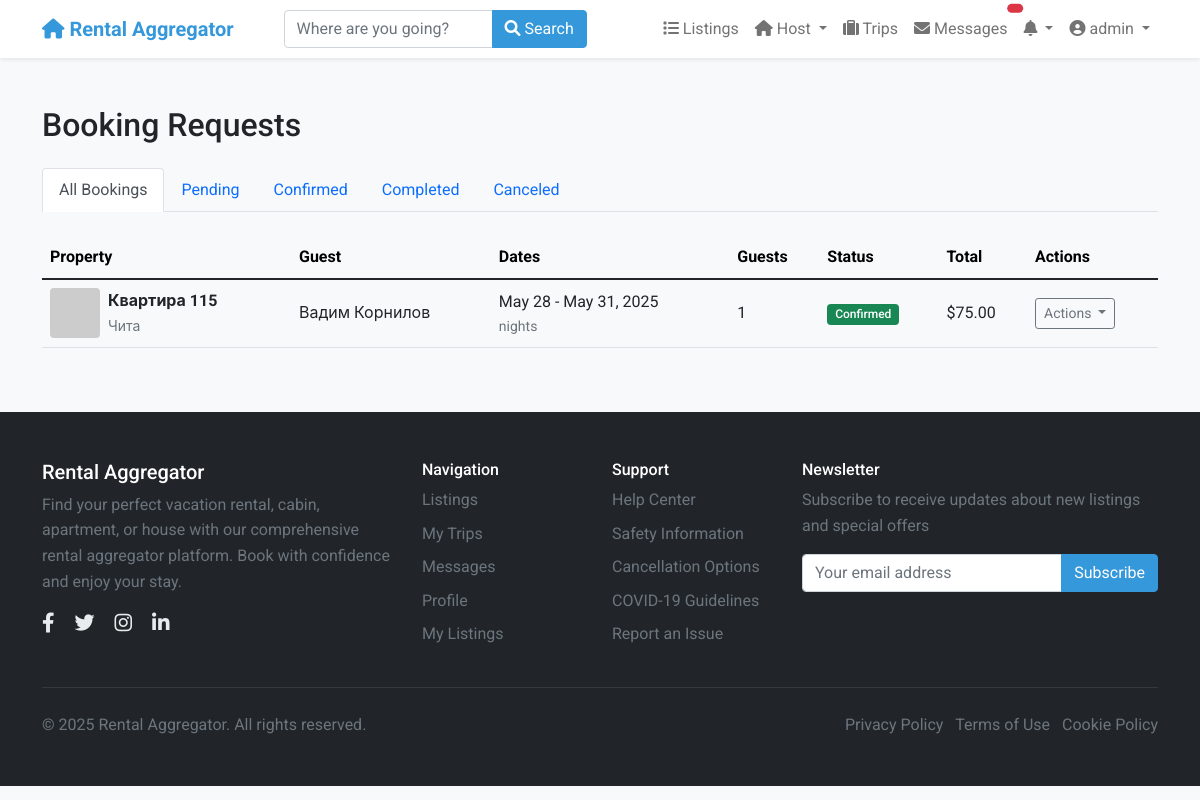
/listings/host-bookings/ (signed in), run on the app's committed database.
### users/models.py (models this page shows, shortened)
class User(AbstractUser):
    phone_number = models.CharField(_("Phone number"), max_length=20, blank=True)
    profile_picture = models.URLField(_("Profile picture URL"), blank=True)
    bio = models.TextField(_("Bio"), blank=True)
    is_phone_verified = models.BooleanField(_("Phone verified"), default=False)
    is_id_verified = models.BooleanField(_("ID verified"), default=False)
    is_host = models.BooleanField(_("Is host"), default=False)
    is_guest = models.BooleanField(_("Is guest"), default=True)
    ROLE_CHOICES = [
        ('user', _('Regular User')),
        ('host', _('Host')),
        ('moderator', _('Moderator')),
        ('admin', _('Administrator')),
    ]
    role = models.CharField(_("Role"), max_length=20, choices=ROLE_CHOICES, default='user')
    email_notifications = models.BooleanField(_("Email notifications"), default=True)
    sms_notifications = models.BooleanField(_("SMS notifications"), default=False)
    date_joined = models.DateTimeField(_("Date joined"), auto_now_add=True)
    last_updated = models.DateTimeField(_("Last updated"), auto_now=True)
    class Meta:
        verbose_name = _("User")
        verbose_name_plural = _("Users")

### listings/models.py (models this page shows, shortened)
class Booking(models.Model):
    STATUS_CHOICES = [
        ('pending', _('Pending')),
        ('confirmed', _('Confirmed')),
        ('canceled', _('Canceled')),
        ('completed', _('Completed')),
    ]
    start_date = models.DateField(_("Check-in date"))
    end_date = models.DateField(_("Check-out date"))
    guests = models.PositiveSmallIntegerField(_("Number of guests"))
    status = models.CharField(_("Status"), max_length=20, choices=STATUS_CHOICES, default='pending')
    base_price = models.DecimalField(_("Base price"), max_digits=10, decimal_places=2)
    cleaning_fee = models.DecimalField(_("Cleaning fee"), max_digits=10, decimal_places=2)
    service_fee = models.DecimalField(_("Service fee"), max_digits=10, decimal_places=2)
    total_price = models.DecimalField(_("Total price"), max_digits=10, decimal_places=2)
    special_requests = models.TextField(_("Special requests"), blank=True)
    listing = models.ForeignKey(
        Listing,
        on_delete=models.CASCADE,
        related_name='bookings'
    )
    guest = models.ForeignKey(
        settings.AUTH_USER_MODEL,
        on_delete=models.CASCADE,
        related_name='bookings'
    )
    booking_reference = models.UUIDField(_("Booking reference"), default=uuid.uuid4, editable=False, unique=True)
    created_at = models.DateTimeField(_("Created at"), auto_now_add=True)
    updated_at = models.DateTimeField(_("Updated at"), auto_now=True)
    class Meta:
        verbose_name = _("Booking")
        verbose_name_plural = _("Bookings")
        ordering = ['-created_at']

class Listing(models.Model):
    title = models.CharField(_("Title"), max_length=100)
    description = models.TextField(_("Description"))
    address = models.CharField(_("Address"), max_length=255)
    city = models.CharField(_("City"), max_length=100)
    state = models.CharField(_("State/Province"), max_length=100)
    country = models.CharField(_("Country"), max_length=100)
    zip_code = models.CharField(_("ZIP/Postal Code"), max_length=20)
    latitude = models.DecimalField(_("Latitude"), max_digits=10, decimal_places=7, null=True, blank=True)
    longitude = models.DecimalField(_("Longitude"), max_digits=10, decimal_places=7, null=True, blank=True)
    price_per_night = models.DecimalField(_("Price per night"), max_digits=10, decimal_places=2)
    cleaning_fee = models.DecimalField(_("Cleaning fee"), max_digits=10, decimal_places=2, default=0)
    service_fee = models.DecimalField(_("Service fee"), max_digits=10, decimal_places=2, default=0)
    bedrooms = models.PositiveSmallIntegerField(_("Bedrooms"))
    bathrooms = models.DecimalField(_("Bathrooms"), max_digits=3, decimal_places=1)
    accommodates = models.PositiveSmallIntegerField(_("Accommodates"))
    property_type = models.CharField(_("Property type"), max_length=50)
    image_urls = models.JSONField(_("Image URLs"), default=list, null=True, blank=True)
    amenities = models.JSONField(_("Amenities"), default=list)
    house_rules = models.TextField(_("House rules"), blank=True)
    check_in_time = models.TimeField(_("Check-in time"), null=True, blank=True)
    check_out_time = models.TimeField(_("Check-out time"), null=True, blank=True)
    minimum_nights = models.PositiveSmallIntegerField(_("Minimum nights"), default=1)
    maximum_nights = models.PositiveSmallIntegerField(_("Maximum nights"), default=30)
    is_active = models.BooleanField(_("Is active"), default=True)
    is_approved = models.BooleanField(_("Is approved"), default=False)
    host = models.ForeignKey(
        settings.AUTH_USER_MODEL,
        on_delete=models.CASCADE,
        related_name='listings'
    )
    created_at = models.DateTimeField(_("Created at"), auto_now_add=True)
    updated_at = models.DateTimeField(_("Updated at"), auto_now=True)
    class Meta:
        verbose_name = _("Listing")
        verbose_name_plural = _("Listings")
        ordering = ['-created_at', '-id']
        ordering = ['-created_at']
    @property
    def main_image_url(self):
        if self.image_urls and len(self.image_urls) > 0:
            return self.image_urls[0]
        return "https://via.placeholder.com/800x600.png?text=No+Image+Available"

### listings/views.py (the view)
# urls.py: path('host-bookings/', views.host_bookings, name='host_bookings'),
@login_required
def host_bookings(request):
    if not request.user.is_host:
        messages.error(request, "You are not registered as a host.")
        return redirect('listings:listing_list')
    bookings = Booking.objects.filter(
        listing__host=request.user
    ).select_related('listing', 'guest')
    status = request.GET.get('status')
    if status and status in [choice[0] for choice in Booking.STATUS_CHOICES]:
        bookings = bookings.filter(status=status)
    return render(request, 'listings/host_bookings.html', {
        'bookings': bookings,
        'status_choices': Booking.STATUS_CHOICES,
        'current_status': status
    })

### listings/templates/listings/host_bookings.html (shortened to what this page needs)
{% extends 'base.html' %}
{% load static %}
{% block content %}
<div class="container py-4">
    <div class="row">
        <div class="col-12">
            <h2 class="mb-4">Booking Requests</h2>
            <ul class="nav nav-tabs mb-4">
                <li class="nav-item">
                    <a class="nav-link {% if not current_status %}active{% endif %}" href="{% url 'listings:host_bookings' %}">
                        All Bookings
                    </a>
                </li>
                <li class="nav-item">
                    <a class="nav-link {% if current_status == 'pending' %}active{% endif %}" href="{% url 'listings:host_bookings' %}?status=pending">
                        Pending
                    </a>
                </li>
                <li class="nav-item">
                    <a class="nav-link {% if current_status == 'confirmed' %}active{% endif %}" href="{% url 'listings:host_bookings' %}?status=confirmed">
                        Confirmed
                    </a>
                </li>
                <li class="nav-item">
                    <a class="nav-link {% if current_status == 'completed' %}active{% endif %}" href="{% url 'listings:host_bookings' %}?status=completed">
                        Completed
                    </a>
                </li>
                <li class="nav-item">
                    <a class="nav-link {% if current_status == 'canceled' %}active{% endif %}" href="{% url 'listings:host_bookings' %}?status=canceled">
                        Canceled
                    </a>
                </li>
            </ul>
            {% if bookings %}
                <div class="table-responsive">
                    <table class="table table-hover align-middle">
                        <thead class="table-light">
                            <tr>
                                <th>Property</th>
                                <th>Guest</th>
                                <th>Dates</th>
                                <th>Guests</th>
                                <th>Status</th>
                                <th>Total</th>
                                <th>Actions</th>
                            </tr>
                        </thead>
                        <tbody>
                            {% for booking in bookings %}
                            <tr>
                                <td>
                                    <div class="d-flex align-items-center">
                                        <img src="{{ booking.listing.main_image_url }}" alt="{{ booking.listing.title }}" class="rounded me-2" style="width: 50px; height: 50px; object-fit: cover;">
                                        <div>
                                            <div class="fw-bold">{{ booking.listing.title }}</div>
                                            <small class="text-muted">{{ booking.listing.city }}</small>
                                        </div>
                                    </div>
                                </td>
                                <td>
                                    {{ booking.guest.get_full_name|default:booking.guest.username }}
                                </td>
                                <td>
                                    {{ booking.start_date|date:"M d" }} - {{ booking.end_date|date:"M d, Y" }}
                                    <div class="small text-muted">{{ booking.nights }} nights</div>
                                </td>
                                <td>{{ booking.guests }}</td>
                                <td>
                                    <span class="badge {% if booking.status == 'confirmed' %}bg-success{% elif booking.status == 'pending' %}bg-warning text-dark{% elif booking.status == 'canceled' %}bg-danger{% elif booking.status == 'completed' %}bg-secondary{% endif %}">
                                        {{ booking.get_status_display }}
                                    </span>
                                </td>
                                <td>${{ booking.total_price }}</td>
                                <td>
                                    <div class="dropdown">
                                        <button class="btn btn-sm btn-outline-secondary dropdown-toggle" type="button" data-bs-toggle="dropdown" aria-expanded="false">
                                            Actions
                                        </button>
                                    </div>
                                </td>
                            </tr>
                            {% endfor %}
                        </tbody>
                    </table>
                </div>
            {% endif %}
        </div>
    </div>
</div>
{% endblock %}

### templates/includes/navbar.html (shortened to what this page needs)
<nav class="navbar navbar-expand-lg navbar-light bg-white shadow-sm">
    <div class="container">
        <a class="navbar-brand" href="{% url 'home' %}">
            <i class="fas fa-home"></i> Rental Aggregator
        </a>
        <div class="collapse navbar-collapse" id="navbarSupportedContent">
            <form class="d-flex mx-auto my-2 my-lg-0" action="{% url 'listings:listing_list' %}" method="get">
                <div class="input-group">
                    <input class="form-control" type="search" name="location" placeholder="Where are you going?"
                           aria-label="Search" value="{{ request.GET.location|default:'' }}">
                    <button class="btn btn-primary" type="submit">
                        <i class="fas fa-search"></i> Search
                    </button>
                </div>
            </form>
            <ul class="navbar-nav ms-auto mb-2 mb-lg-0">
                <li class="nav-item">
                    <a class="nav-link {% if request.resolver_match.url_name == 'listing_list' %}active{% endif %}"
                       href="{% url 'listings:listing_list' %}">
                        <i class="fas fa-list"></i> Listings
                    </a>
                </li>
                {% if user.is_authenticated %}
                    {% if user.is_host %}
                    <li class="nav-item dropdown">
                        <a class="nav-link dropdown-toggle" href="#" id="hostDropdown" role="button"
                           data-bs-toggle="dropdown" aria-expanded="false">
                            <i class="fas fa-home"></i> Host
                        </a>
                    </li>
                    {% else %}
                    <li class="nav-item">
                        <a class="nav-link" href="{% url 'listings:listing_create' %}">
                            <i class="fas fa-plus"></i> Become a Host
                        </a>
                    </li>
                    {% endif %}
                    <li class="nav-item">
                        <a class="nav-link {% if request.resolver_match.url_name == 'user_bookings' %}active{% endif %}"
                           href="{% url 'listings:user_bookings' %}">
                            <i class="fas fa-suitcase"></i> Trips
                        </a>
                    </li>
                    <li class="nav-item">
                        <a class="nav-link position-relative {% if 'chat' in request.path %}active{% endif %}"
                           href="{% url 'chat:conversation_list' %}">
                            <i class="fas fa-envelope"></i> Messages
                            <span id="message-badge" class="position-absolute top-0 start-100 translate-middle badge rounded-pill bg-danger"
                                  hx-get="{% url 'chat:get_unread_count' %}"
                                  hx-trigger="load, every 30s"
                                  hx-swap="innerHTML">
                            </span>
                        </a>
                    </li>
                    <li class="nav-item dropdown">
                        <a class="nav-link dropdown-toggle position-relative" href="#" id="notificationDropdown"
                           role="button" data-bs-toggle="dropdown" aria-expanded="false"
                           onclick="loadNotifications()">
                            <i class="fas fa-bell"></i>
                        </a>
                    </li>
                    <li class="nav-item dropdown">
                        <a class="nav-link dropdown-toggle" href="#" id="userDropdown" role="button"
                           data-bs-toggle="dropdown" aria-expanded="false">
                            {% if user.profile_picture %}
                                <img src="{{ user.profile_picture }}" alt="{{ user.username }}" class="user-avatar sm me-1">
                            {% else %}
                                <i class="fas fa-user-circle"></i>
                            {% endif %}
                            {{ user.username }}
                        </a>
                    </li>
                {% endif %}
            </ul>
        </div>
    </div>
</nav>

### static/css/global.css (style rules this page uses)
:root { --primary-color: #3498db; --primary-dark: #2980b9; --secondary-color: #e74c3c; --secondary-dark: #c0392b; --accent-color: #f39c12; --light-gray: #f8f9fa; --medium-gray: #e9ecef; --dark-gray: #343a40; --success-color: #2ecc71; --warning-color: #f1c40f; --danger-color: #e74c3c; --info-color: #3498db; --text-color: #212529; --text-muted: #6c757d; --border-radius: 0.375rem; --box-shadow: 0 0.125rem 0.25rem rgba(0, 0, 0, 0.075); --transition: all 0.3s ease; }
body { font-family: 'Roboto', -apple-system, BlinkMacSystemFont, 'Segoe UI', Roboto, Oxygen, Ubuntu, Cantarell, 'Open Sans', 'Helvetica Neue', sans-serif; color: var(--text-color); line-height: 1.6; background-color: var(--light-gray); }
a { color: var(--primary-color); text-decoration: none; transition: var(--transition); }
.btn-primary { background-color: var(--primary-color); border-color: var(--primary-color); }
.navbar { box-shadow: 0 1px 3px rgba(0, 0, 0, 0.1); }
.navbar-brand { font-weight: 700; color: var(--primary-color) !important; }
.badge { font-weight: 500; }

### data on the page
User: username "admin"
Booking: listing "Квартира 115", listing.city "Чита", guest.get_full_name "Вадим Корнилов", start_date "May 28", end_date "May 31, 2025", guests "1", status "Confirmed", total_price "75.00"
